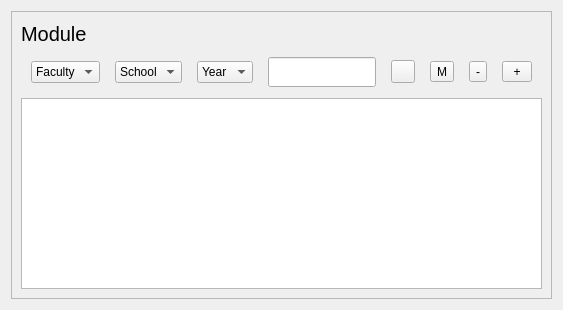
     <widget class="QWidget" name="Module">
      <layout class="QGridLayout" name="gridLayout_9">
       <item row="0" column="0">
        <widget class="QFrame" name="frame_8">
         <property name="frameShape">
          <enum>QFrame::StyledPanel</enum>
         </property>
         <property name="frameShadow">
          <enum>QFrame::Raised</enum>
         </property>
         <layout class="QGridLayout" name="gridLayout_8">
          <item row="0" column="0">
           <layout class="QVBoxLayout" name="verticalLayout_5" stretch="2,1,15">
            <item>
             <widget class="QLabel" name="module_label">
              <property name="font">
               <font>
                <pointsize>15</pointsize>
               </font>
              </property>
              <property name="text">
               <string>Module</string>
              </property>
             </widget>
            </item>
            <item>
             <layout class="QHBoxLayout" name="horizontalLayout_4">
              <property name="spacing">
               <number>15</number>
              </property>
              <property name="leftMargin">
               <number>10</number>
              </property>
              <property name="rightMargin">
               <number>10</number>
              </property>
              <item>
               <widget class="QComboBox" name="Module_comboBox1">
                <item>
                 <property name="text">
                  <string>Faculty</string>
                 </property>
                </item>
               </widget>
              </item>
              <item>
               <widget class="QComboBox" name="Module_comboBox2">
                <item>
                 <property name="text">
                  <string>School</string>
                 </property>
                </item>
               </widget>
              </item>
              <item>
               <widget class="QComboBox" name="Module_comboBox3">
                <item>
                 <property name="text">
                  <string>Year</string>
                 </property>
                </item>
               </widget>
              </item>
              <item>
               <layout class="QHBoxLayout" name="horizontalLayout_13">
                <property name="topMargin">
                 <number>5</number>
                </property>
                <property name="bottomMargin">
                 <number>5</number>
                </property>
                <item>
                 <widget class="QLineEdit" name="TEAsearch_lineEdit_2">
                  <property name="sizePolicy">
                   <sizepolicy hsizetype="Expanding" vsizetype="MinimumExpanding">
                    <horstretch>0</horstretch>
                    <verstretch>0</verstretch>
                   </sizepolicy>
                  </property>
                  <property name="minimumSize">
                   <size>
                    <width>30</width>
                    <height>30</height>
                   </size>
                  </property>
                 </widget>
                </item>
                <item>
                 <widget class="QToolButton" name="TEAsearch_toolButton_2">
                  <property name="styleSheet">
                   <string notr="true">border-image:url(:/all/images/searchIcon.png)</string>
                  </property>
                  <property name="text">
                   <string/>
                  </property>
                 </widget>
                </item>
               </layout>
              </item>
              <item>
               <widget class="QToolButton" name="TEAmodify_toolButton_2">
                <property name="text">
                 <string>M</string>
                </property>
               </widget>
              </item>
              <item>
               <widget class="QToolButton" name="TEAdelete_toolButton_2">
                <property name="text">
                 <string>-</string>
                </property>
               </widget>
              </item>
              <item>
               <widget class="QToolButton" name="TEAadd_toolButton_2">
                <property name="sizePolicy">
                 <sizepolicy hsizetype="Maximum" vsizetype="Maximum">
                  <horstretch>0</horstretch>
                  <verstretch>0</verstretch>
                 </sizepolicy>
                </property>
                <property name="minimumSize">
                 <size>
                  <width>30</width>
                  <height>20</height>
                 </size>
                </property>
                <property name="maximumSize">
                 <size>
                  <width>31</width>
                  <height>21</height>
                 </size>
                </property>
                <property name="font">
                 <font>
                  <pointsize>9</pointsize>
                 </font>
                </property>
                <property name="text">
                 <string>+</string>
                </property>
               </widget>
              </item>
             </layout>
            </item>
            <item>
             <widget class="QTableView" name="tableView_4"/>
            </item>
           </layout>
          </item>
         </layout>
        </widget>
       </item>
      </layout>
     </widget>
